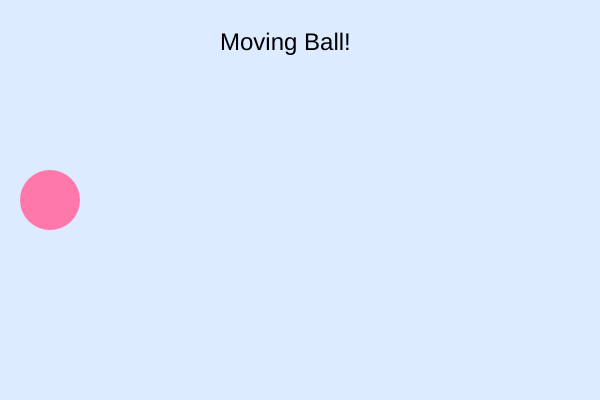
Frame 1 (no input)
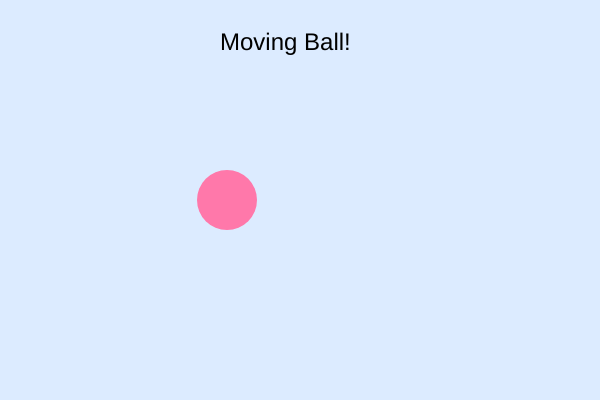
Frame 60 (no input)
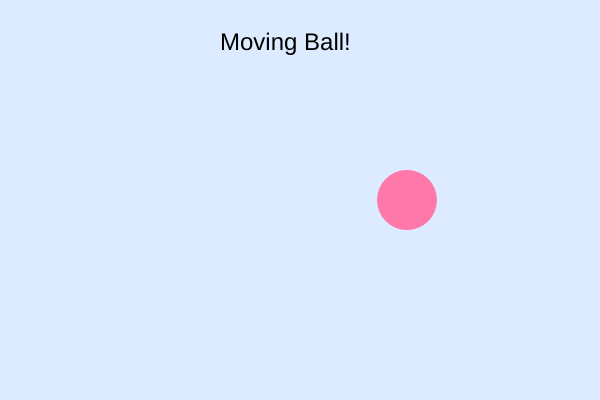
Frame 120 (the mouse pressed at the canvas centre since frame 60)

The p5.js sketch that drew these frames (run headless with seeded random() and noise() and a simulated clock; from frame 60 on, the mouse is pressed at the canvas centre):

// p5.js sketch
// ── sketch.js
let x= 50;
let y= 200;
let speed= 3;
let ballSize= 60;

function setup() {
  createCanvas(600,400);
}

function draw() {
  background(220, 235, 255);

  fill(0);
  textSize(24);
  text("Moving Ball!", 220, 50);
  


fill(255,120,170);
noStroke();
ellipse(x, y, ballSize, ballSize);

x = x + speed;

if (x > width - ballSize / 2 || x < ballSize / 2) {
  speed = speed * -1;
}
}
